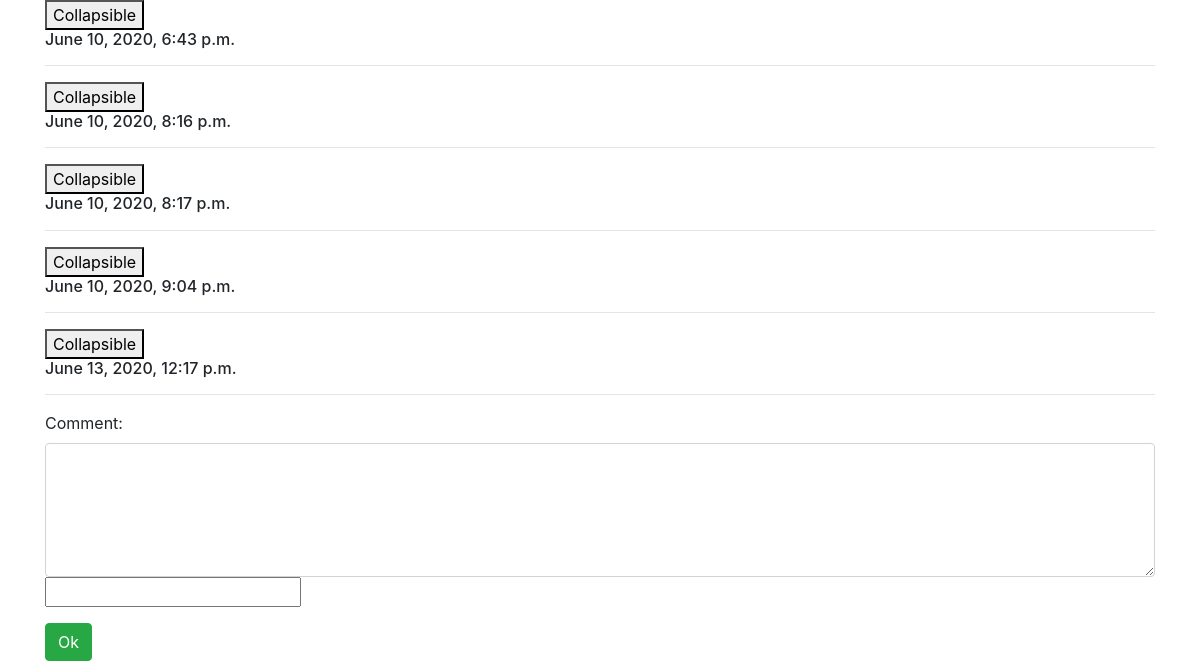
The page /hello/456/ (lower part) on the database as committed earlier.
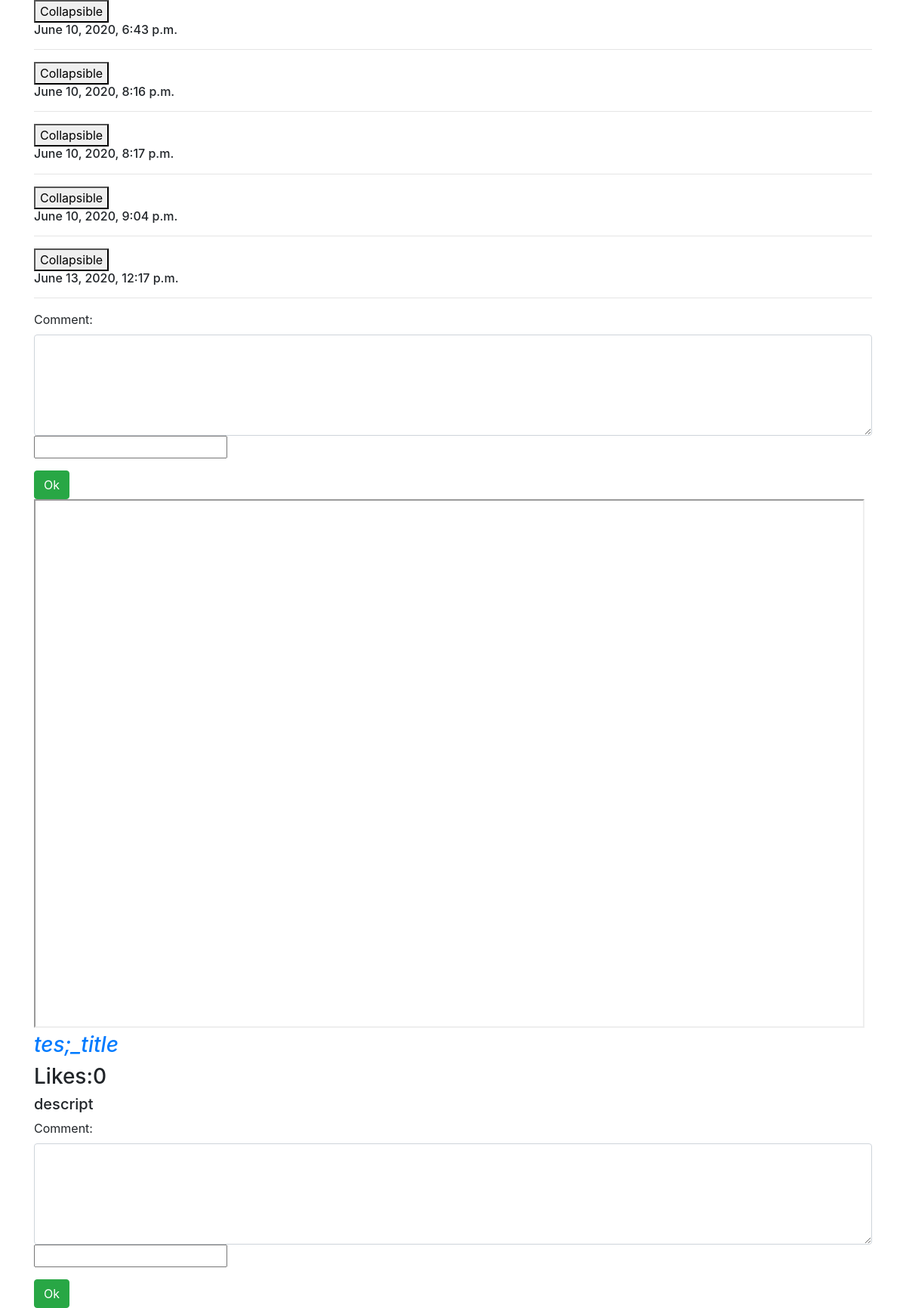
The same page on the database as committed later.
### showvideo/models.py (models this page shows, shortened)
class Comment(models.Model):
    text = models.TextField()
    date = models.DateTimeField(auto_now_add=True)
    comment_video = models.ForeignKey(Video, on_delete=models.CASCADE, related_name="comment")

class Video(models.Model):
    class Meta:
        verbose_name = "Видео"
        verbose_name_plural = "много видео"
    slug = models.SlugField(unique=True, verbose_name="СЛАГ", help_text="слаг должен быть уникальным")
    urls = models.URLField(verbose_name="Урл")
    title = models.CharField(max_length = 150, verbose_name="Название")
    date = models.DateField(auto_now_add= True, verbose_name="Дата")
    descruptions = models.TextField(
        verbose_name="Описание",
        null=True,
        blank=True)
    likes = models.PositiveIntegerField(default= 0, verbose_name="Нравится")

### showvideo/views.py (the view)
# urls.py: re_path("456/", views.world, name ="main_page"),
def world(request):
    response = {"name":"Bogdan", "d":34,"arr":[1,2,3,4,5]}
    response["content"] = Video.objects.all()
    return render(request, "index.html", response)

### showvideo/templates/index.html (shortened to what this page needs)
{% extends "main_template.html" %}
{% load static %}
{% block video %}
{% for video in content %}
    <iframe width="1100" height="700" src="{{ video.urls }}"></iframe>
    <a href={% url "one_video" id=video.id %}>
        <h3><i>{{ video.title }}</i></h3></a>
    <h3 class="like" id = "{{ video.id }}">Likes:{{ video.likes }}</h3>
    <h5>{{ video.descruptions }}</h5>
    <div id = "comment-container{{ video.id }}">
    {% for com in video.comment.all %}
        <button data-toggle="collapse" data-target="#demo{{ com.id }}">Collapsible</button>
        <h6>{{ com.date }}</h6>
        <hr>
    {% endfor %}
    </div>
{% include "test_html.html" with some_id=video.id %}
{% endfor %}
{% endblock %}

### showvideo/templates/main_template.html (shortened to what this page needs)
<!DOCTYPE html>
<html lang="en">
<head>
    <link rel="stylesheet" href="https://maxcdn.bootstrapcdn.com/bootstrap/4.5.0/css/bootstrap.min.css">
</head>
<body>
<div class="container">
    {% block video %}
    {% endblock %}
</div>
</body>
</html>

### showvideo/templates/test_html.html (shortened to what this page needs)
<form action={% url "add_comment" id=some_id %} method="post">
    <div class="form-group">
    <label for="comment">Comment:</label>
    <textarea class="form-control" rows="5" name ="com" id="textarea{{ some_id }}"></textarea>
    <input class="from-control" type="password" name="pwd">
    </div>
    <button type="button" class="btn btn-success" id="{{ some_id }}">Ok</button>
</form>

Rows that differ between the two databases and show on the page:
added Video: title "tes;_title", likes "0", descruptions "descript"
